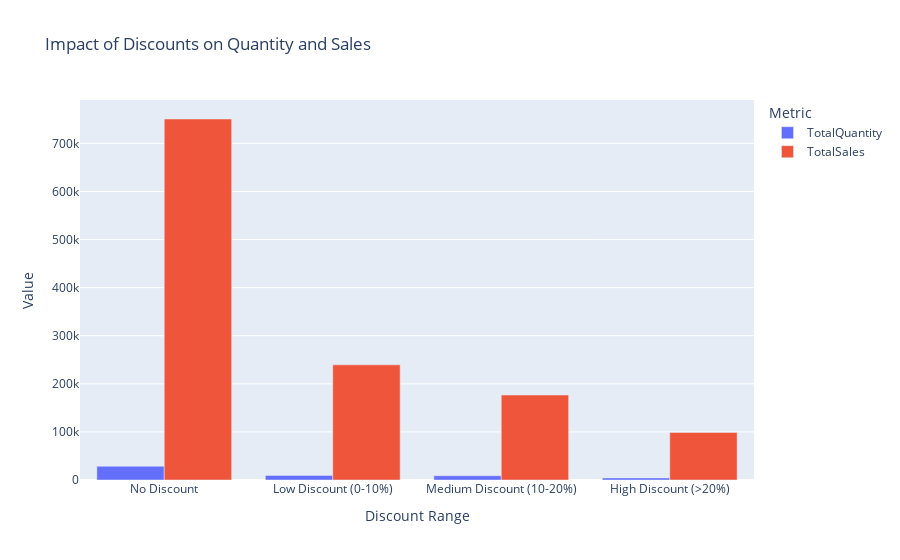

The notebook cell saved with this chart:
### Code cell
discount_melted = discount_impact.melt(id_vars='DiscountRange', value_vars=['TotalQuantity', 'TotalSales'],
                                       var_name='Metric', value_name='Value')
fig = px.bar(
    discount_melted,
    x='DiscountRange',
    y='Value',
    color='Metric',
    barmode='group',
    title='Impact of Discounts on Quantity and Sales',
    labels={'Value': 'Value', 'DiscountRange': 'Discount Range'}
)
fig.update_layout(
    xaxis_title='Discount Range',
    yaxis_title='Value'
)
fig.show()


max_sales_range = discount_impact.loc[discount_impact['TotalSales'].idxmax(), 'DiscountRange']
print(f"Discount range with highest sales: {max_sales_range}")

### Figure 1 — Plotly figure (JSON) as saved in the notebook; plotly's stock layout.template omitted (floating-point values rounded to 4 significant figures)
{"data": [{"alignmentgroup": "True", "hovertemplate": "Metric=TotalQuantity<br>Discount Range=%{x}<br>Value=%{y}<extra></extra>", "legendgroup": "TotalQuantity", "marker": {"color": "#636efa", "pattern": {"shape": ""}}, "name": "TotalQuantity", "offsetgroup": "TotalQuantity", "orientation": "v", "showlegend": true, "textposition": "auto", "type": "bar", "x": ["No Discount", "Low Discount (0-10%)", "Medium Discount (10-20%)", "High Discount (>20%)"], "xaxis": "x", "y": [28600.0, 9562.0, 8807.0, 4349.0], "yaxis": "y"}, {"alignmentgroup": "True", "hovertemplate": "Metric=TotalSales<br>Discount Range=%{x}<br>Value=%{y}<extra></extra>", "legendgroup": "TotalSales", "marker": {"color": "#EF553B", "pattern": {"shape": ""}}, "name": "TotalSales", "offsetgroup": "TotalSales", "orientation": "v", "showlegend": true, "textposition": "auto", "type": "bar", "x": ["No Discount", "Low Discount (0-10%)", "Medium Discount (10-20%)", "High Discount (>20%)"], "xaxis": "x", "y": [750700.0, 239500.0, 176700.0, 98940.0], "yaxis": "y"}], "layout": {"barmode": "group", "legend": {"title": {"text": "Metric"}, "tracegroupgap": 0}, "title": {"text": "Impact of Discounts on Quantity and Sales"}, "xaxis": {"anchor": "y", "domain": [0, 1], "title": {"text": "Discount Range"}}, "yaxis": {"anchor": "x", "domain": [0, 1], "title": {"text": "Value"}}}}
